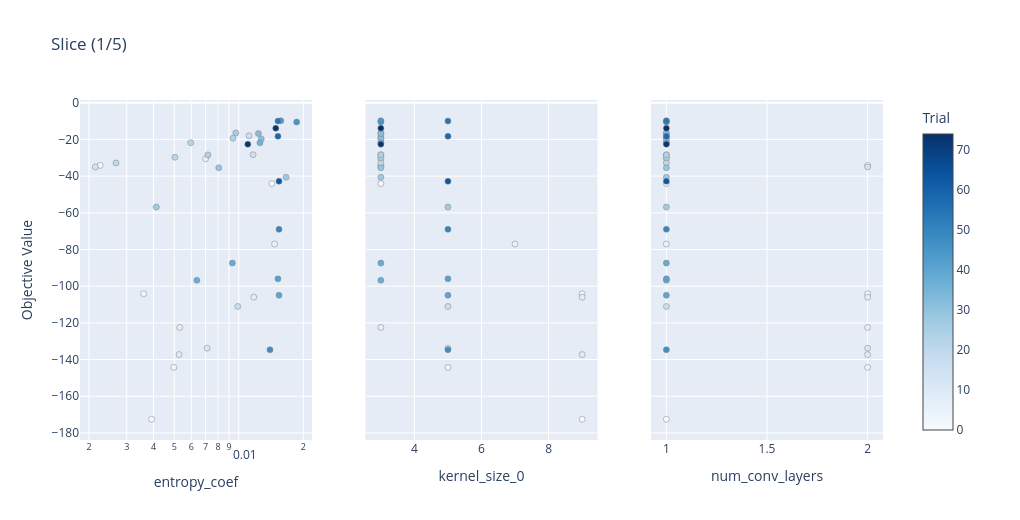
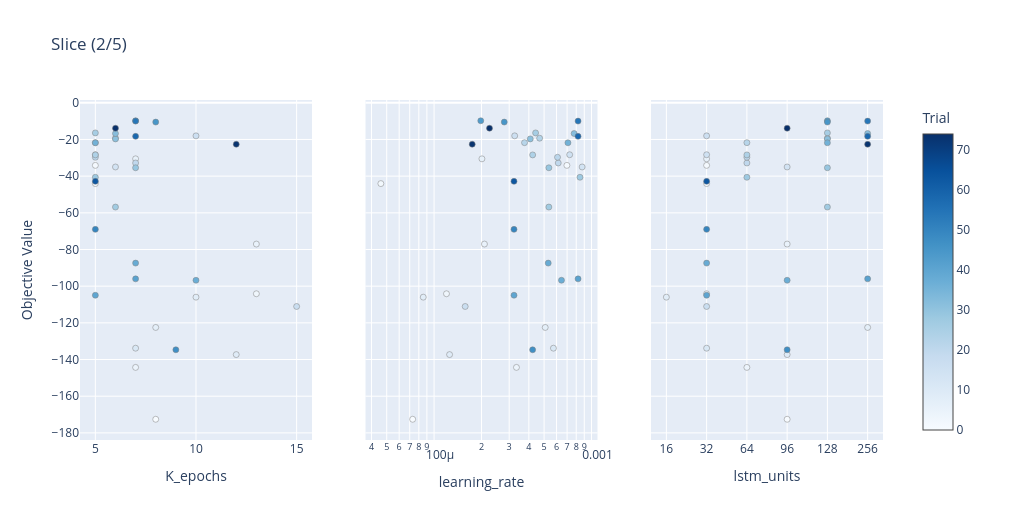
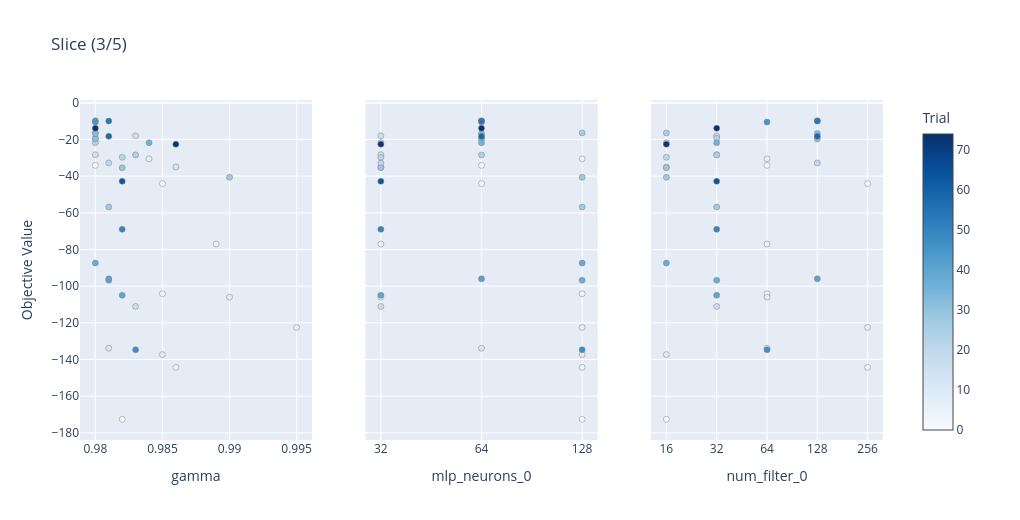
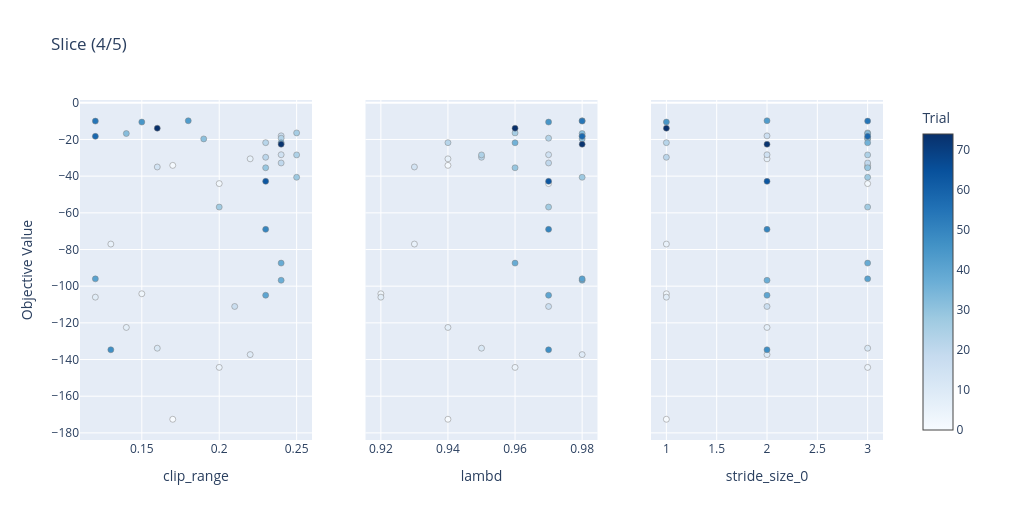

Notebook source saved alongside these figures, in order:
### Code cell
import math
import optuna
from optuna.visualization import plot_slice

params = list(dict(sorted(imps.items(), key=lambda kv: kv[1], reverse=True)).keys())
def slice_in_chunks(study, params, n_groups=4, width_per_param=320, height=500):
    """Return a list of Plotly figs; each fig shows a chunk of params."""
    figs = []
    chunk = math.ceil(len(params)/n_groups)
    for i in range(0, len(params), chunk):
        grp = params[i:i+chunk]
        fig = plot_slice(study, params=grp)
        fig.update_layout(
            width=max(900, width_per_param*len(grp)),
            height=height,
            title=f"Slice ({i//chunk + 1}/{math.ceil(len(params)/chunk)})"
        )
        figs.append(fig)
    return figs

figs = slice_in_chunks(study, params, n_groups=5, width_per_param=340, height=520)
for fig in figs:
    fig.show()

### Figure 1 — Plotly figure (JSON) as saved in the notebook; plotly's stock layout.template omitted (floating-point values rounded to 4 significant figures)
{"data": [{"marker": {"color": [0, 1, 2, 3, 4, 5, 6, 7, 8, 9, 11, 14, 15, 16, 17, 20, 21, 22, 23, 24, 26, 27, 28, 29, 31, 32, 36, 37, 38, 40, 41, 43, 45, 47, 50, 54, 58, 63, 73, 74], "colorbar": {"title": {"text": "Trial"}, "x": 1, "xpad": 40, "y": 0.5}, "colorscale": [[0, "rgb(247,251,255)"], [0.125, "rgb(222,235,247)"], [0.25, "rgb(198,219,239)"], [0.375, "rgb(158,202,225)"], [0.5, "rgb(107,174,214)"], [0.625, "rgb(66,146,198)"], [0.75, "rgb(33,113,181)"], [0.875, "rgb(8,81,156)"], [1, "rgb(8,48,107)"]], "line": {"color": "Grey", "width": 0.5}, "showscale": true}, "mode": "markers", "name": "Feasible Trial", "showlegend": false, "type": "scatter", "x": [0.003921, 0.002254, 0.01427, 0.003595, 0.004978, 0.0147, 0.007002, 0.005302, 0.01176, 0.005263, 0.007114, 0.00214, 0.01166, 0.01117, 0.009889, 0.002671, 0.005035, 0.005966, 0.009387, 0.007176, 0.009684, 0.004121, 0.01663, 0.008064, 0.01273, 0.01234, 0.01255, 0.006374, 0.009332, 0.01541, 0.01524, 0.01571, 0.01862, 0.01398, 0.01541, 0.01524, 0.01524, 0.01541, 0.01102, 0.01488], "xaxis": "x", "y": [-172.6, -34.12, -44.05, -104.1, -144.3, -77.03, -30.55, -122.5, -106.0, -137.3, -133.8, -35.0, -28.32, -18.02, -111.1, -32.81, -29.7, -21.74, -19.31, -28.42, -16.43, -56.85, -40.61, -35.44, -19.69, -16.75, -21.81, -96.77, -87.42, -104.9, -96.01, -9.787, -10.51, -134.7, -69.02, -9.987, -18.3, -42.83, -22.58, -13.84], "yaxis": "y"}, {"marker": {"color": [0, 1, 2, 3, 4, 5, 6, 7, 8, 9, 11, 14, 15, 16, 17, 20, 21, 22, 23, 24, 26, 27, 28, 29, 31, 32, 36, 37, 38, 40, 41, 43, 45, 47, 50, 54, 58, 63, 73, 74], "colorbar": {"title": {"text": "Trial"}, "x": 1, "xpad": 40}, "colorscale": [[0, "rgb(247,251,255)"], [0.125, "rgb(222,235,247)"], [0.25, "rgb(198,219,239)"], [0.375, "rgb(158,202,225)"], [0.5, "rgb(107,174,214)"], [0.625, "rgb(66,146,198)"], [0.75, "rgb(33,113,181)"], [0.875, "rgb(8,81,156)"], [1, "rgb(8,48,107)"]], "line": {"color": "Grey", "width": 0.5}, "showscale": false}, "mode": "markers", "name": "Feasible Trial", "showlegend": false, "type": "scatter", "x": [9, 3, 3, 9, 5, 7, 3, 3, 9, 9, 5, 3, 3, 3, 5, 3, 3, 3, 3, 3, 3, 5, 3, 3, 3, 3, 3, 3, 3, 5, 5, 3, 3, 5, 5, 5, 5, 5, 3, 3], "xaxis": "x2", "y": [-172.6, -34.12, -44.05, -104.1, -144.3, -77.03, -30.55, -122.5, -106.0, -137.3, -133.8, -35.0, -28.32, -18.02, -111.1, -32.81, -29.7, -21.74, -19.31, -28.42, -16.43, -56.85, -40.61, -35.44, -19.69, -16.75, -21.81, -96.77, -87.42, -104.9, -96.01, -9.787, -10.51, -134.7, -69.02, -9.987, -18.3, -42.83, -22.58, -13.84], "yaxis": "y2"}, {"marker": {"color": [0, 1, 2, 3, 4, 5, 6, 7, 8, 9, 11, 14, 15, 16, 17, 20, 21, 22, 23, 24, 26, 27, 28, 29, 31, 32, 36, 37, 38, 40, 41, 43, 45, 47, 50, 54, 58, 63, 73, 74], "colorbar": {"title": {"text": "Trial"}, "x": 1, "xpad": 40}, "colorscale": [[0, "rgb(247,251,255)"], [0.125, "rgb(222,235,247)"], [0.25, "rgb(198,219,239)"], [0.375, "rgb(158,202,225)"], [0.5, "rgb(107,174,214)"], [0.625, "rgb(66,146,198)"], [0.75, "rgb(33,113,181)"], [0.875, "rgb(8,81,156)"], [1, "rgb(8,48,107)"]], "line": {"color": "Grey", "width": 0.5}, "showscale": false}, "mode": "markers", "name": "Feasible Trial", "showlegend": false, "type": "scatter", "x": [1, 2, 1, 2, 2, 1, 1, 2, 2, 2, 2, 2, 1, 1, 1, 1, 1, 1, 1, 1, 1, 1, 1, 1, 1, 1, 1, 1, 1, 1, 1, 1, 1, 1, 1, 1, 1, 1, 1, 1], "xaxis": "x3", "y": [-172.6, -34.12, -44.05, -104.1, -144.3, -77.03, -30.55, -122.5, -106.0, -137.3, -133.8, -35.0, -28.32, -18.02, -111.1, -32.81, -29.7, -21.74, -19.31, -28.42, -16.43, -56.85, -40.61, -35.44, -19.69, -16.75, -21.81, -96.77, -87.42, -104.9, -96.01, -9.787, -10.51, -134.7, -69.02, -9.987, -18.3, -42.83, -22.58, -13.84], "yaxis": "y3"}], "layout": {"height": 520, "title": {"text": "Slice (1/5)"}, "width": 1020, "xaxis": {"anchor": "y", "autorange": true, "domain": [0, 0.2889], "range": [-2.741, -1.658], "title": {"text": "entropy_coef"}, "type": "log"}, "xaxis2": {"anchor": "y2", "autorange": true, "domain": [0.3556, 0.6444], "range": [2.542, 9.458], "title": {"text": "kernel_size_0"}, "type": "linear"}, "xaxis3": {"anchor": "y3", "autorange": true, "domain": [0.7111, 1], "range": [0.9237, 2.076], "title": {"text": "num_conv_layers"}, "type": "linear"}, "yaxis": {"anchor": "x", "autorange": true, "domain": [0, 1], "range": [-183.9, 1.528], "title": {"text": "Objective Value"}, "type": "linear"}, "yaxis2": {"anchor": "x2", "autorange": true, "domain": [0, 1], "matches": "y", "range": [-183.9, 1.528], "showticklabels": false, "type": "linear"}, "yaxis3": {"anchor": "x3", "autorange": true, "domain": [0, 1], "matches": "y", "range": [-183.9, 1.528], "showticklabels": false, "type": "linear"}}}

### Figure 2 — Plotly figure (JSON) as saved in the notebook; plotly's stock layout.template omitted (floating-point values rounded to 4 significant figures)
{"data": [{"marker": {"color": [0, 1, 2, 3, 4, 5, 6, 7, 8, 9, 11, 14, 15, 16, 17, 20, 21, 22, 23, 24, 26, 27, 28, 29, 31, 32, 36, 37, 38, 40, 41, 43, 45, 47, 50, 54, 58, 63, 73, 74], "colorbar": {"title": {"text": "Trial"}, "x": 1, "xpad": 40, "y": 0.5}, "colorscale": [[0, "rgb(247,251,255)"], [0.125, "rgb(222,235,247)"], [0.25, "rgb(198,219,239)"], [0.375, "rgb(158,202,225)"], [0.5, "rgb(107,174,214)"], [0.625, "rgb(66,146,198)"], [0.75, "rgb(33,113,181)"], [0.875, "rgb(8,81,156)"], [1, "rgb(8,48,107)"]], "line": {"color": "Grey", "width": 0.5}, "showscale": true}, "mode": "markers", "name": "Feasible Trial", "showlegend": false, "type": "scatter", "x": [8, 5, 5, 13, 7, 13, 7, 8, 10, 12, 7, 6, 5, 10, 15, 7, 5, 5, 6, 5, 5, 6, 5, 7, 6, 6, 5, 10, 7, 5, 7, 7, 8, 9, 5, 7, 7, 5, 12, 6], "xaxis": "x", "y": [-172.6, -34.12, -44.05, -104.1, -144.3, -77.03, -30.55, -122.5, -106.0, -137.3, -133.8, -35.0, -28.32, -18.02, -111.1, -32.81, -29.7, -21.74, -19.31, -28.42, -16.43, -56.85, -40.61, -35.44, -19.69, -16.75, -21.81, -96.77, -87.42, -104.9, -96.01, -9.787, -10.51, -134.7, -69.02, -9.987, -18.3, -42.83, -22.58, -13.84], "yaxis": "y"}, {"marker": {"color": [0, 1, 2, 3, 4, 5, 6, 7, 8, 9, 11, 14, 15, 16, 17, 20, 21, 22, 23, 24, 26, 27, 28, 29, 31, 32, 36, 37, 38, 40, 41, 43, 45, 47, 50, 54, 58, 63, 73, 74], "colorbar": {"title": {"text": "Trial"}, "x": 1, "xpad": 40}, "colorscale": [[0, "rgb(247,251,255)"], [0.125, "rgb(222,235,247)"], [0.25, "rgb(198,219,239)"], [0.375, "rgb(158,202,225)"], [0.5, "rgb(107,174,214)"], [0.625, "rgb(66,146,198)"], [0.75, "rgb(33,113,181)"], [0.875, "rgb(8,81,156)"], [1, "rgb(8,48,107)"]], "line": {"color": "Grey", "width": 0.5}, "showscale": false}, "mode": "markers", "name": "Feasible Trial", "showlegend": false, "type": "scatter", "x": [7.31e-05, 0.0006978, 4.59e-05, 0.0001199, 0.0003336, 0.0002089, 0.0002013, 0.0005082, 8.535e-05, 0.0001254, 0.0005732, 0.0008723, 0.0007268, 0.0003252, 0.0001576, 0.0006149, 0.0006085, 0.0003754, 0.0004684, 0.0004229, 0.0004416, 0.0005359, 0.0008453, 0.0005362, 0.0004084, 0.0007761, 0.0007086, 0.0006447, 0.0005311, 0.0003219, 0.0008217, 0.0001979, 0.0002791, 0.0004227, 0.0003219, 0.0008217, 0.0008217, 0.0003219, 0.0001747, 0.0002249], "xaxis": "x2", "y": [-172.6, -34.12, -44.05, -104.1, -144.3, -77.03, -30.55, -122.5, -106.0, -137.3, -133.8, -35.0, -28.32, -18.02, -111.1, -32.81, -29.7, -21.74, -19.31, -28.42, -16.43, -56.85, -40.61, -35.44, -19.69, -16.75, -21.81, -96.77, -87.42, -104.9, -96.01, -9.787, -10.51, -134.7, -69.02, -9.987, -18.3, -42.83, -22.58, -13.84], "yaxis": "y2"}, {"marker": {"color": [0, 1, 2, 3, 4, 5, 6, 7, 8, 9, 11, 14, 15, 16, 17, 20, 21, 22, 23, 24, 26, 27, 28, 29, 31, 32, 36, 37, 38, 40, 41, 43, 45, 47, 50, 54, 58, 63, 73, 74], "colorbar": {"title": {"text": "Trial"}, "x": 1, "xpad": 40}, "colorscale": [[0, "rgb(247,251,255)"], [0.125, "rgb(222,235,247)"], [0.25, "rgb(198,219,239)"], [0.375, "rgb(158,202,225)"], [0.5, "rgb(107,174,214)"], [0.625, "rgb(66,146,198)"], [0.75, "rgb(33,113,181)"], [0.875, "rgb(8,81,156)"], [1, "rgb(8,48,107)"]], "line": {"color": "Grey", "width": 0.5}, "showscale": false}, "mode": "markers", "name": "Feasible Trial", "showlegend": false, "type": "scatter", "x": [96, 32, 32, 32, 64, 96, 32, 256, 16, 96, 32, 96, 32, 32, 32, 64, 64, 64, 128, 64, 128, 128, 64, 128, 128, 256, 128, 96, 32, 32, 256, 128, 128, 96, 32, 256, 256, 32, 256, 96], "xaxis": "x3", "y": [-172.6, -34.12, -44.05, -104.1, -144.3, -77.03, -30.55, -122.5, -106.0, -137.3, -133.8, -35.0, -28.32, -18.02, -111.1, -32.81, -29.7, -21.74, -19.31, -28.42, -16.43, -56.85, -40.61, -35.44, -19.69, -16.75, -21.81, -96.77, -87.42, -104.9, -96.01, -9.787, -10.51, -134.7, -69.02, -9.987, -18.3, -42.83, -22.58, -13.84], "yaxis": "y3"}], "layout": {"height": 520, "title": {"text": "Slice (2/5)"}, "width": 1020, "xaxis": {"anchor": "y", "autorange": true, "domain": [0, 0.2889], "range": [4.237, 15.76], "title": {"text": "K_epochs"}, "type": "linear"}, "xaxis2": {"anchor": "y2", "autorange": true, "domain": [0.3556, 0.6444], "range": [-4.436, -2.962], "title": {"text": "learning_rate"}, "type": "log"}, "xaxis3": {"anchor": "y3", "autorange": true, "categoryarray": [16, 32, 64, 96, 128, 256], "categoryorder": "array", "domain": [0.7111, 1], "range": [-0.3816, 5.382], "title": {"text": "lstm_units"}, "type": "category"}, "yaxis": {"anchor": "x", "autorange": true, "domain": [0, 1], "range": [-183.9, 1.528], "title": {"text": "Objective Value"}, "type": "linear"}, "yaxis2": {"anchor": "x2", "autorange": true, "domain": [0, 1], "matches": "y", "range": [-183.9, 1.528], "showticklabels": false, "type": "linear"}, "yaxis3": {"anchor": "x3", "autorange": true, "domain": [0, 1], "matches": "y", "range": [-183.9, 1.528], "showticklabels": false, "type": "linear"}}}

### Figure 3 — Plotly figure (JSON) as saved in the notebook; plotly's stock layout.template omitted (floating-point values rounded to 4 significant figures)
{"data": [{"marker": {"color": [0, 1, 2, 3, 4, 5, 6, 7, 8, 9, 11, 14, 15, 16, 17, 20, 21, 22, 23, 24, 26, 27, 28, 29, 31, 32, 36, 37, 38, 40, 41, 43, 45, 47, 50, 54, 58, 63, 73, 74], "colorbar": {"title": {"text": "Trial"}, "x": 1, "xpad": 40, "y": 0.5}, "colorscale": [[0, "rgb(247,251,255)"], [0.125, "rgb(222,235,247)"], [0.25, "rgb(198,219,239)"], [0.375, "rgb(158,202,225)"], [0.5, "rgb(107,174,214)"], [0.625, "rgb(66,146,198)"], [0.75, "rgb(33,113,181)"], [0.875, "rgb(8,81,156)"], [1, "rgb(8,48,107)"]], "line": {"color": "Grey", "width": 0.5}, "showscale": true}, "mode": "markers", "name": "Feasible Trial", "showlegend": false, "type": "scatter", "x": [0.982, 0.98, 0.985, 0.985, 0.986, 0.989, 0.984, 0.995, 0.99, 0.985, 0.981, 0.986, 0.98, 0.983, 0.983, 0.981, 0.982, 0.98, 0.98, 0.983, 0.98, 0.981, 0.99, 0.982, 0.98, 0.98, 0.984, 0.981, 0.98, 0.982, 0.981, 0.98, 0.98, 0.983, 0.982, 0.981, 0.981, 0.982, 0.986, 0.98], "xaxis": "x", "y": [-172.6, -34.12, -44.05, -104.1, -144.3, -77.03, -30.55, -122.5, -106.0, -137.3, -133.8, -35.0, -28.32, -18.02, -111.1, -32.81, -29.7, -21.74, -19.31, -28.42, -16.43, -56.85, -40.61, -35.44, -19.69, -16.75, -21.81, -96.77, -87.42, -104.9, -96.01, -9.787, -10.51, -134.7, -69.02, -9.987, -18.3, -42.83, -22.58, -13.84], "yaxis": "y"}, {"marker": {"color": [0, 1, 2, 3, 4, 5, 6, 7, 8, 9, 11, 14, 15, 16, 17, 20, 21, 22, 23, 24, 26, 27, 28, 29, 31, 32, 36, 37, 38, 40, 41, 43, 45, 47, 50, 54, 58, 63, 73, 74], "colorbar": {"title": {"text": "Trial"}, "x": 1, "xpad": 40}, "colorscale": [[0, "rgb(247,251,255)"], [0.125, "rgb(222,235,247)"], [0.25, "rgb(198,219,239)"], [0.375, "rgb(158,202,225)"], [0.5, "rgb(107,174,214)"], [0.625, "rgb(66,146,198)"], [0.75, "rgb(33,113,181)"], [0.875, "rgb(8,81,156)"], [1, "rgb(8,48,107)"]], "line": {"color": "Grey", "width": 0.5}, "showscale": false}, "mode": "markers", "name": "Feasible Trial", "showlegend": false, "type": "scatter", "x": [128, 64, 64, 128, 128, 32, 128, 128, 32, 128, 64, 32, 32, 32, 32, 32, 32, 32, 64, 64, 128, 128, 128, 32, 64, 64, 64, 128, 128, 32, 64, 64, 64, 128, 32, 64, 64, 32, 32, 64], "xaxis": "x2", "y": [-172.6, -34.12, -44.05, -104.1, -144.3, -77.03, -30.55, -122.5, -106.0, -137.3, -133.8, -35.0, -28.32, -18.02, -111.1, -32.81, -29.7, -21.74, -19.31, -28.42, -16.43, -56.85, -40.61, -35.44, -19.69, -16.75, -21.81, -96.77, -87.42, -104.9, -96.01, -9.787, -10.51, -134.7, -69.02, -9.987, -18.3, -42.83, -22.58, -13.84], "yaxis": "y2"}, {"marker": {"color": [0, 1, 2, 3, 4, 5, 6, 7, 8, 9, 11, 14, 15, 16, 17, 20, 21, 22, 23, 24, 26, 27, 28, 29, 31, 32, 36, 37, 38, 40, 41, 43, 45, 47, 50, 54, 58, 63, 73, 74], "colorbar": {"title": {"text": "Trial"}, "x": 1, "xpad": 40}, "colorscale": [[0, "rgb(247,251,255)"], [0.125, "rgb(222,235,247)"], [0.25, "rgb(198,219,239)"], [0.375, "rgb(158,202,225)"], [0.5, "rgb(107,174,214)"], [0.625, "rgb(66,146,198)"], [0.75, "rgb(33,113,181)"], [0.875, "rgb(8,81,156)"], [1, "rgb(8,48,107)"]], "line": {"color": "Grey", "width": 0.5}, "showscale": false}, "mode": "markers", "name": "Feasible Trial", "showlegend": false, "type": "scatter", "x": [16, 64, 256, 64, 256, 64, 64, 256, 64, 16, 64, 16, 32, 32, 32, 128, 16, 16, 32, 32, 16, 32, 16, 16, 128, 128, 32, 32, 16, 32, 128, 128, 64, 64, 32, 128, 128, 32, 16, 32], "xaxis": "x3", "y": [-172.6, -34.12, -44.05, -104.1, -144.3, -77.03, -30.55, -122.5, -106.0, -137.3, -133.8, -35.0, -28.32, -18.02, -111.1, -32.81, -29.7, -21.74, -19.31, -28.42, -16.43, -56.85, -40.61, -35.44, -19.69, -16.75, -21.81, -96.77, -87.42, -104.9, -96.01, -9.787, -10.51, -134.7, -69.02, -9.987, -18.3, -42.83, -22.58, -13.84], "yaxis": "y3"}], "layout": {"height": 520, "title": {"text": "Slice (3/5)"}, "width": 1020, "xaxis": {"anchor": "y", "autorange": true, "domain": [0, 0.2889], "range": [0.9789, 0.9961], "title": {"text": "gamma"}, "type": "linear"}, "xaxis2": {"anchor": "y2", "autorange": true, "categoryarray": [32, 64, 128], "categoryorder": "array", "domain": [0.3556, 0.6444], "range": [-0.1526, 2.153], "title": {"text": "mlp_neurons_0"}, "type": "category"}, "xaxis3": {"anchor": "y3", "autorange": true, "categoryarray": [16, 32, 64, 128, 256], "categoryorder": "array", "domain": [0.7111, 1], "range": [-0.3052, 4.305], "title": {"text": "num_filter_0"}, "type": "category"}, "yaxis": {"anchor": "x", "autorange": true, "domain": [0, 1], "range": [-183.9, 1.528], "title": {"text": "Objective Value"}, "type": "linear"}, "yaxis2": {"anchor": "x2", "autorange": true, "domain": [0, 1], "matches": "y", "range": [-183.9, 1.528], "showticklabels": false, "type": "linear"}, "yaxis3": {"anchor": "x3", "autorange": true, "domain": [0, 1], "matches": "y", "range": [-183.9, 1.528], "showticklabels": false, "type": "linear"}}}

### Figure 4 — Plotly figure (JSON) as saved in the notebook; plotly's stock layout.template omitted (floating-point values rounded to 4 significant figures)
{"data": [{"marker": {"color": [0, 1, 2, 3, 4, 5, 6, 7, 8, 9, 11, 14, 15, 16, 17, 20, 21, 22, 23, 24, 26, 27, 28, 29, 31, 32, 36, 37, 38, 40, 41, 43, 45, 47, 50, 54, 58, 63, 73, 74], "colorbar": {"title": {"text": "Trial"}, "x": 1, "xpad": 40, "y": 0.5}, "colorscale": [[0, "rgb(247,251,255)"], [0.125, "rgb(222,235,247)"], [0.25, "rgb(198,219,239)"], [0.375, "rgb(158,202,225)"], [0.5, "rgb(107,174,214)"], [0.625, "rgb(66,146,198)"], [0.75, "rgb(33,113,181)"], [0.875, "rgb(8,81,156)"], [1, "rgb(8,48,107)"]], "line": {"color": "Grey", "width": 0.5}, "showscale": true}, "mode": "markers", "name": "Feasible Trial", "showlegend": false, "type": "scatter", "x": [0.17, 0.17, 0.2, 0.15, 0.2, 0.13, 0.22, 0.14, 0.12, 0.22, 0.16, 0.16, 0.24, 0.24, 0.21, 0.24, 0.23, 0.23, 0.24, 0.25, 0.25, 0.2, 0.25, 0.23, 0.19, 0.14, 0.24, 0.24, 0.24, 0.23, 0.12, 0.18, 0.15, 0.13, 0.23, 0.12, 0.12, 0.23, 0.24, 0.16], "xaxis": "x", "y": [-172.6, -34.12, -44.05, -104.1, -144.3, -77.03, -30.55, -122.5, -106.0, -137.3, -133.8, -35.0, -28.32, -18.02, -111.1, -32.81, -29.7, -21.74, -19.31, -28.42, -16.43, -56.85, -40.61, -35.44, -19.69, -16.75, -21.81, -96.77, -87.42, -104.9, -96.01, -9.787, -10.51, -134.7, -69.02, -9.987, -18.3, -42.83, -22.58, -13.84], "yaxis": "y"}, {"marker": {"color": [0, 1, 2, 3, 4, 5, 6, 7, 8, 9, 11, 14, 15, 16, 17, 20, 21, 22, 23, 24, 26, 27, 28, 29, 31, 32, 36, 37, 38, 40, 41, 43, 45, 47, 50, 54, 58, 63, 73, 74], "colorbar": {"title": {"text": "Trial"}, "x": 1, "xpad": 40}, "colorscale": [[0, "rgb(247,251,255)"], [0.125, "rgb(222,235,247)"], [0.25, "rgb(198,219,239)"], [0.375, "rgb(158,202,225)"], [0.5, "rgb(107,174,214)"], [0.625, "rgb(66,146,198)"], [0.75, "rgb(33,113,181)"], [0.875, "rgb(8,81,156)"], [1, "rgb(8,48,107)"]], "line": {"color": "Grey", "width": 0.5}, "showscale": false}, "mode": "markers", "name": "Feasible Trial", "showlegend": false, "type": "scatter", "x": [0.94, 0.94, 0.97, 0.92, 0.96, 0.93, 0.94, 0.94, 0.92, 0.98, 0.95, 0.93, 0.97, 0.98, 0.97, 0.97, 0.95, 0.94, 0.97, 0.95, 0.96, 0.97, 0.98, 0.96, 0.98, 0.98, 0.96, 0.98, 0.96, 0.97, 0.98, 0.98, 0.97, 0.97, 0.97, 0.98, 0.98, 0.97, 0.98, 0.96], "xaxis": "x2", "y": [-172.6, -34.12, -44.05, -104.1, -144.3, -77.03, -30.55, -122.5, -106.0, -137.3, -133.8, -35.0, -28.32, -18.02, -111.1, -32.81, -29.7, -21.74, -19.31, -28.42, -16.43, -56.85, -40.61, -35.44, -19.69, -16.75, -21.81, -96.77, -87.42, -104.9, -96.01, -9.787, -10.51, -134.7, -69.02, -9.987, -18.3, -42.83, -22.58, -13.84], "yaxis": "y2"}, {"marker": {"color": [0, 1, 2, 3, 4, 5, 6, 7, 8, 9, 11, 14, 15, 16, 17, 20, 21, 22, 23, 24, 26, 27, 28, 29, 31, 32, 36, 37, 38, 40, 41, 43, 45, 47, 50, 54, 58, 63, 73, 74], "colorbar": {"title": {"text": "Trial"}, "x": 1, "xpad": 40}, "colorscale": [[0, "rgb(247,251,255)"], [0.125, "rgb(222,235,247)"], [0.25, "rgb(198,219,239)"], [0.375, "rgb(158,202,225)"], [0.5, "rgb(107,174,214)"], [0.625, "rgb(66,146,198)"], [0.75, "rgb(33,113,181)"], [0.875, "rgb(8,81,156)"], [1, "rgb(8,48,107)"]], "line": {"color": "Grey", "width": 0.5}, "showscale": false}, "mode": "markers", "name": "Feasible Trial", "showlegend": false, "type": "scatter", "x": [1, 3, 3, 1, 3, 1, 2, 2, 1, 2, 3, 3, 2, 2, 2, 3, 1, 1, 3, 3, 3, 3, 3, 3, 3, 3, 3, 2, 3, 2, 3, 2, 1, 2, 2, 3, 3, 2, 2, 1], "xaxis": "x3", "y": [-172.6, -34.12, -44.05, -104.1, -144.3, -77.03, -30.55, -122.5, -106.0, -137.3, -133.8, -35.0, -28.32, -18.02, -111.1, -32.81, -29.7, -21.74, -19.31, -28.42, -16.43, -56.85, -40.61, -35.44, -19.69, -16.75, -21.81, -96.77, -87.42, -104.9, -96.01, -9.787, -10.51, -134.7, -69.02, -9.987, -18.3, -42.83, -22.58, -13.84], "yaxis": "y3"}], "layout": {"height": 520, "title": {"text": "Slice (4/5)"}, "width": 1020, "xaxis": {"anchor": "y", "autorange": true, "domain": [0, 0.2889], "range": [0.1101, 0.2599], "title": {"text": "clip_range"}, "type": "linear"}, "xaxis2": {"anchor": "y2", "autorange": true, "domain": [0.3556, 0.6444], "range": [0.9154, 0.9846], "title": {"text": "lambd"}, "type": "linear"}, "xaxis3": {"anchor": "y3", "autorange": true, "domain": [0.7111, 1], "range": [0.8474, 3.153], "title": {"text": "stride_size_0"}, "type": "linear"}, "yaxis": {"anchor": "x", "autorange": true, "domain": [0, 1], "range": [-183.9, 1.528], "title": {"text": "Objective Value"}, "type": "linear"}, "yaxis2": {"anchor": "x2", "autorange": true, "domain": [0, 1], "matches": "y", "range": [-183.9, 1.528], "showticklabels": false, "type": "linear"}, "yaxis3": {"anchor": "x3", "autorange": true, "domain": [0, 1], "matches": "y", "range": [-183.9, 1.528], "showticklabels": false, "type": "linear"}}}
